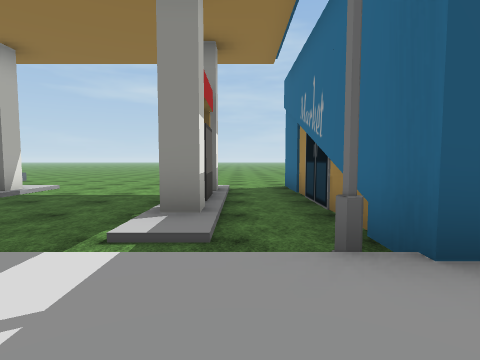
view 1 (above)

17 first-person views from a walk through a Unity game level. The camera is 1.5 m above the floor, tilts 4° down and sees 80° across. The floor is counted in squares, 2 m on a side. Each view is taken from the middle of a square. On the plan, view 1 faces up. The plan holds only what a view shows up to about 10 squares ahead; the rest is blank. The place goes on beyond the plan. The player is left out. Some surface patterns are stand-ins.

view 2
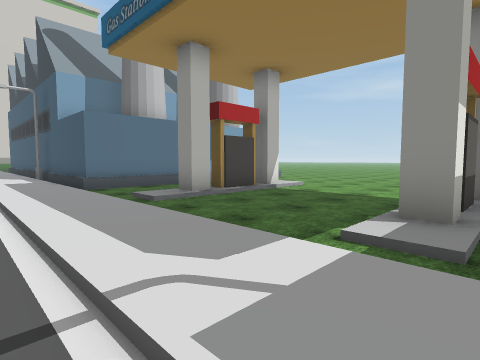

view 3
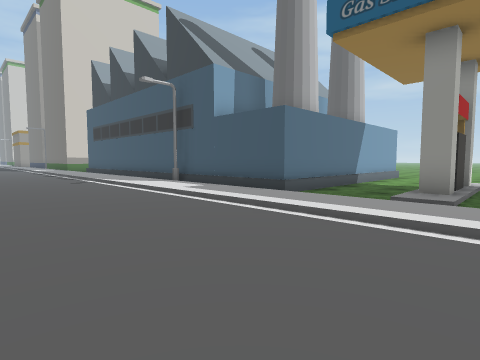

view 4
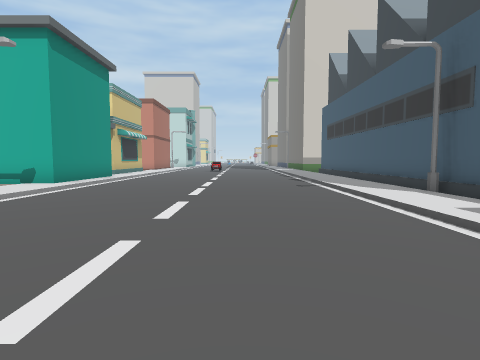

view 5
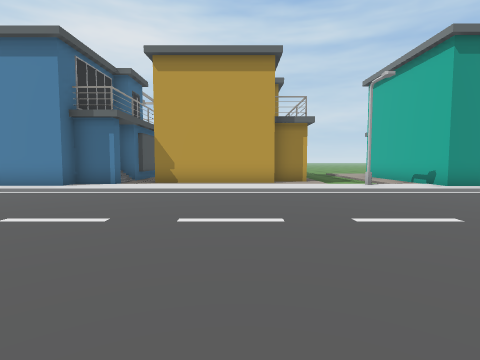

view 6
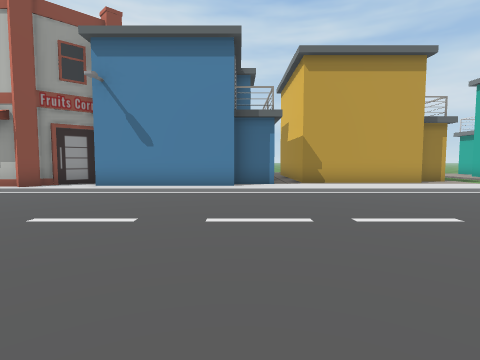

view 7
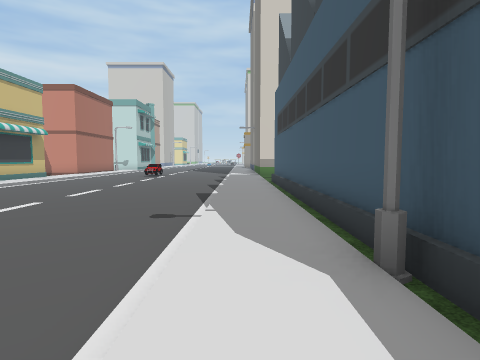

view 8
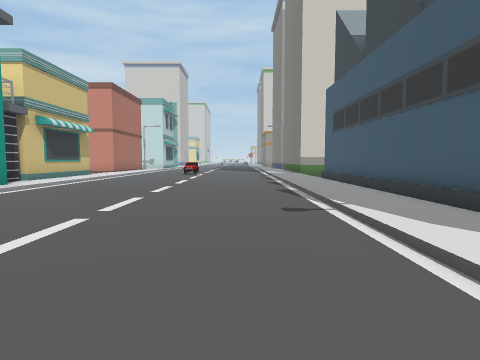

view 9
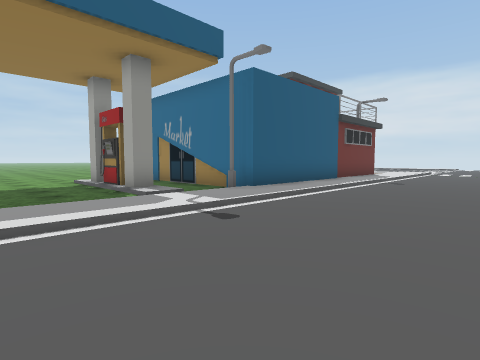

view 10
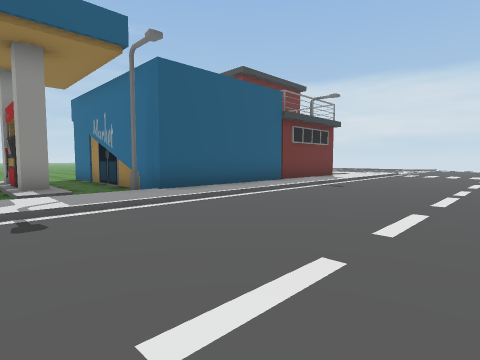

view 11
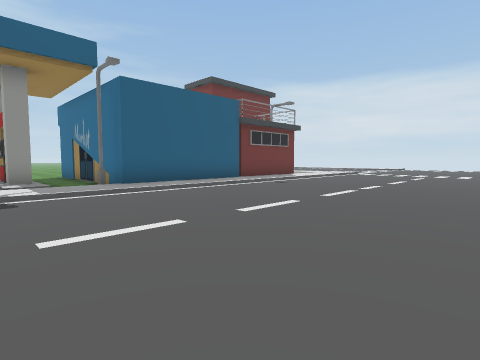

view 12
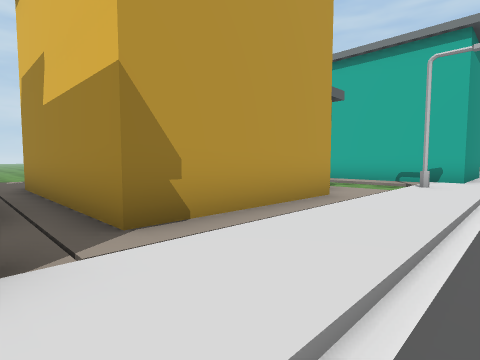

view 13
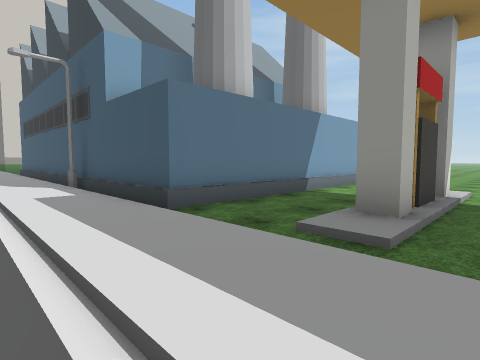

view 14
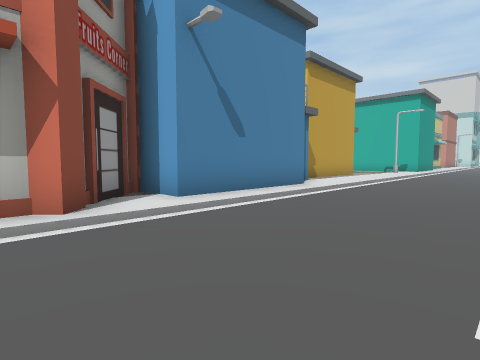

view 15
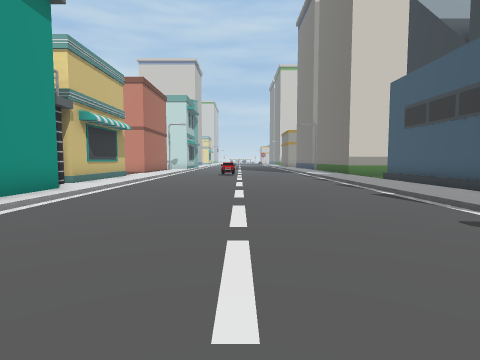

view 16
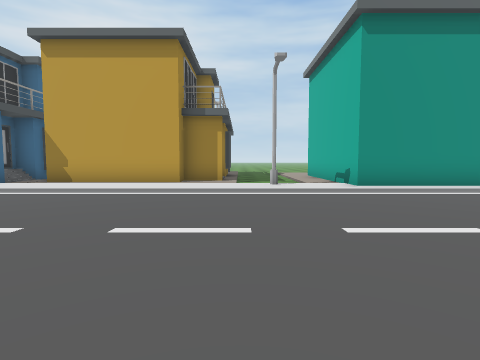

view 17
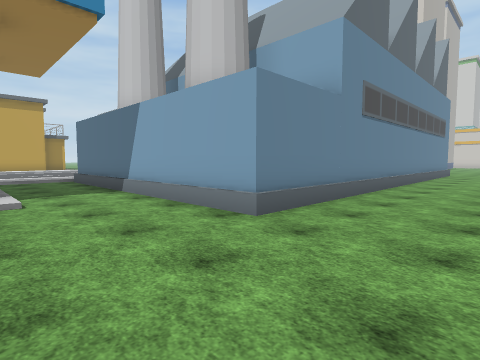

### Floor plan
Key: @ floor where view 1 was taken; # wall or solid block; . main floor; : floor 0.25 m higher than the main floor; / step, stairs or slope; S streetlight; B building.
Columns run from 21 left of view 1 to 4 right of it. Each row starts with its distance up from view 1.
 13            ......
 12     .............
 11     .............
 10     BBBBBBBBBB.....  ..
  9          BBBBB.........
  8          BBBBB.........#
  7         BBBBBB../.../..#
  6         BB   B..#...#..#
  5         BBBBBB..#...#..#
  4  B    B BBBBBB..#...#..#
  3 BBBBBBBBBBBBBB../.../..#
  2 /////////S////////////S###
  1 ::::::::::::::::::::::::::
  0 .....................@....
 -1 ..........................
 -2 ..........................
 -3 ..........................
 -4 ..........................
 -5 ..........................
 -6 ..........................
 -7 ::::####::::::::::::::::##
 -8 #####  #/S///////#####S##
 -9        #/./:#####:#  ###
-10        #/./##   ###
-11                 #
-12                 #
-13                 #
-14                 #

Positions as (right, up) in squares from view 1, and headings:
1: (0, 0), facing up
2: (0, 0), facing up-left
3: (-4, -3), facing up-left
4: (-6, -2), facing left
5: (-8, 1), facing down
6: (-3, 1), facing down
7: (-10, 1), facing left
8: (-10, -1), facing left
9: (-4, -3), facing up-right
10: (-2, -4), facing up-right
11: (-2, -6), facing up-right
12: (-4, -6), facing down-left
13: (-4, 0), facing up-left
14: (4, -3), facing down-left
15: (-11, -3), facing left
16: (-11, 0), facing down
17: (-5, 13), facing down-left
